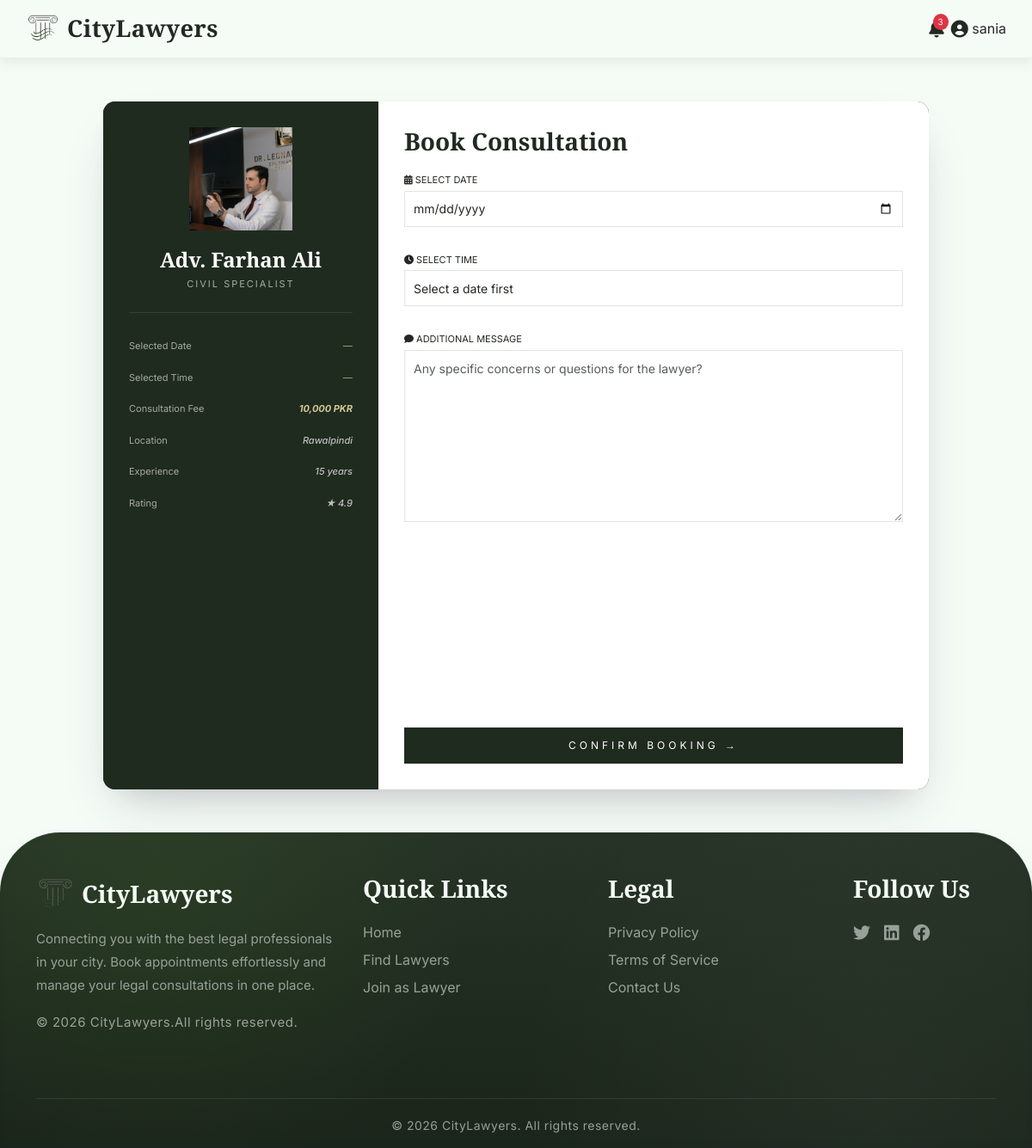
Screenshot of /customer/book-appointment.php?id=6 (signed in) with the database file from the repository.
### tables this page shows
CREATE TABLE `lawyers` (
  `id` int(11) NOT NULL,
  `name` varchar(100) NOT NULL,
  `email` varchar(100) NOT NULL,
  `password` varchar(255) NOT NULL,
  `phone` varchar(20) DEFAULT NULL,
  `address` text DEFAULT NULL,
  `city` varchar(50) DEFAULT NULL,
  `specialization` varchar(50) DEFAULT NULL,
  `gender` enum('male','female','other') DEFAULT 'male',
  `experience` int(3) DEFAULT NULL,
  `fees` decimal(10,2) DEFAULT NULL,
  `profile_pic` varchar(255) DEFAULT NULL,
  `bio` text DEFAULT NULL,
  `avg_rating` decimal(2,1) DEFAULT 0.0,
  `status` enum('pending','approved','rejected') DEFAULT 'pending',
  `created_at` timestamp NOT NULL DEFAULT current_timestamp(),
  `is_featured` tinyint(1) DEFAULT 0,
  `core_specialization` text DEFAULT NULL,
  `academic_credentials` text DEFAULT NULL
);

### customer/book-appointment.php (the view, shortened to what this page needs)
<?php
require_once '../includes/config.php';
$is_edit = false;
$appointment_data = null;
$lawyer_id = isset($_GET['id']) ? (int)$_GET['id'] : 0;
$lawyerStmt = $conn->prepare("SELECT * FROM lawyers WHERE id = ? AND status = 'approved'");
$lawyerStmt->execute([$lawyer_id]);
$lawyer = $lawyerStmt->fetch(PDO::FETCH_ASSOC);
$selected_date = '';
include '../includes/header.php';
?>
<link rel="stylesheet" href="<?php echo BASE_URL; ?>assets/css/book-appointment.css">
<div class="booking-container">
    <div class="booking-wrapper">
        <div class="luxury-panel">
            <div class="lawyer-avatar">
                <?php if (!empty($lawyer['profile_pic']) && file_exists("../uploads/lawyers/" . $lawyer['profile_pic'])): ?>
                    <img src="<?php echo BASE_URL; ?>uploads/lawyers/<?php echo htmlspecialchars($lawyer['profile_pic']); ?>" alt="Profile">
                <?php else: ?>
                    <i class="fas fa-user-advocate"></i>
                <?php endif; ?>
            </div>
            <div class="lawyer-name-panel">
                <h2><?php echo htmlspecialchars($lawyer['name']); ?></h2>
                <p><?php echo htmlspecialchars($lawyer['specialization']); ?> Specialist</p>
            </div>
            <div class="divider"></div>
            <div class="info-row">
                <span class="info-label">Selected Date</span>
                <span class="info-value" id="displayDate">
                    <?php echo $selected_date ? date('l, d M Y', strtotime($selected_date)) : '—'; ?>
                </span>
            </div>
            <div class="info-row">
                <span class="info-label">Selected Time</span>
                <span class="info-value" id="displayTime">
                    <?php echo ($is_edit && $appointment_data['appointment_time']) ? date('h:i A', strtotime($appointment_data['appointment_time'])) : '—'; ?>
                </span>
            </div>
            <div class="info-row">
                <span class="info-label">Consultation Fee</span>
                <span class="info-value fee-value"><?php echo number_format($lawyer['fees']); ?> PKR</span>
            </div>
            <div class="info-row">
                <span class="info-label">Location</span>
                <span class="info-value"><?php echo htmlspecialchars($lawyer['city']); ?></span>
            </div>
            <div class="info-row">
                <span class="info-label">Experience</span>
                <span class="info-value"><?php echo $lawyer['experience']; ?> years</span>
            </div>
            <div class="info-row">
                <span class="info-label">Rating</span>
                <span class="info-value">★ <?php echo $lawyer['avg_rating'] ?: 'New'; ?></span>
            </div>
        </div>
        <div class="form-panel">
            <h2 class="form-title"><?php echo $is_edit ? 'Reschedule Consultation' : 'Book Consultation'; ?></h2>
            <form method="POST">
                <div class="form-group">
                    <label><i class="fas fa-calendar-alt"></i> Select Date</label>
                    <input type="date" name="date" class="form-control" id="bookingDate" required
                           min="<?php echo date('Y-m-d'); ?>"
                           value="<?php echo htmlspecialchars($selected_date); ?>">
                </div>
                <div class="form-group">
                    <label><i class="fas fa-clock"></i> Select Time</label>
                    <select name="time" class="form-control" id="bookingTime" required>
                        <option value="">Select a date first</option>
                    </select>
                </div>
                <div class="form-group">
                    <label><i class="fas fa-comment"></i> Additional Message</label>
                    <textarea name="message" class="form-control" rows="4" placeholder="Any specific concerns or questions for the lawyer?"><?php echo $is_edit ? htmlspecialchars($appointment_data['booking_message']) : ''; ?></textarea>
                </div>
                <button type="submit" class="btn-book"><?php echo $is_edit ? 'UPDATE BOOKING →' : 'CONFIRM BOOKING →'; ?></button>
            </form>
        </div>
    </div>
</div>
<?php include '../includes/footer.php'; ?>

### assets/css/global.css (style rules this page uses)
:root { --primary-color: #1F2B1F; --accent-color: #2F5D3A; --sidebar-light: #445544; --secondary-color: #F5FBF5; --surface-color: #FFFFFF; --surface-alt: #F7F8F6; --charcoal-black: #171C17; --charcoal-light: #232A23; --text-dark: #232823; --text-gray: rgba(255,255,255,.75); --text-muted: #98A09A; --text-white: #FFFFFF; --muted-white: #E9ECE8; --icon-gray: #BFC6BF; --border-color: #E1E6E1; --border-light: #EFF2EF; --border-soft: 1px solid rgba(142,247,43,.18); --card-radius: 14px; --white: #FFFFFF; --success: #2F7D32; --warning: #9A6A14; --danger: #B23B3B; --info: #2E5C86; --status-pending-bg: #F7ECD1; --status-pending-text: #8C650F; --status-approved-bg: #DDECDC; --status-approved-text: #2F6A33; --status-rejected-bg: #F3DEDE; --status-rejected-text: #9A3737; --status-confirmed-bg: #DDECDC; --status-confirmed-text: #2F6A33; --status-completed-bg: #DFE9F5; --status-completed-text: #2E5C86; --status-cancelled-bg: #F3DEDE; --status-cancelled-text: #9A3737; --btn-primary-bg: var(--primary-color); --btn-primary-hover: #172117; --btn-accent-bg: var(--accent-color); --btn-accent-hover: #23482D; --btn-approve-bg: #2F7D32; --btn-reject-bg: #B23B3B; --btn-delete-bg: #232823; --btn-delete-text: #E1E6E1; --btn-text: #FFFFFF; --shadow-sm: 0 8px 20px rgba(0,0,0,.05); --shadow-md: 0 18px 35px rgba(0,0,0,.10); --shadow-lg: rgba(50,50,93,.18) 0 30px 60px -20px, rgba(0,0,0,.14) 0 18px 35px -18px, rgba(10,37,64,.10) 0 -2px 6px inset; --shadow-hover: 0 45px 80px rgba(0,0,0,.22), 0 18px 40px rgba(0,0,0,.12), 0 30px 55px rgba(0,0,0,.14); --shadow-green-strong: 0 20px 60px rgba(47, 93, 58, 0.30), 0 10px 30px rgba(31, 43, 31, 0.12), 0 0 80px rgba(47, 93, 58, 0.08); --transition-fast: .25s ease; --transition: .4s ease; --transition-slow: .55s cubic-bezier(.2,.8,.2,1); --gradient-overlay: radial-gradient( circle at center, rgba(38, 85, 38, 0) 0%, rgba(18,30,18,.70) 45%, rgba(6,8,6,.92) 100% ); --sidebar-gradient: linear-gradient( 180deg, var(--charcoal-black) 0%, #263326 35%, var(--primary-color) 75%, #314931 100% ); }
* { margin: 0; padding: 0; box-sizing: border-box; }
html { scroll-behavior: smooth; }
body { font-family: 'Inter', sans-serif; background: var(--secondary-color); color: var(--text-dark); overflow-x: hidden; }
h1, h2, h3, h4, h5, h6 { font-family: 'Cormorant Garamond', serif; font-weight: 600; }
img { max-width: 100%; display: block; }
input[type="text"], input[type="email"], input[type="password"], input[type="number"], input[type="search"], textarea { cursor: text; }

### assets/css/forms.css (style rules this page uses)
.form-control { border-radius: 0; border: 1px solid var(--border-color); background: var(--white); color: var(--text-dark); font-size: 14px; height: 42px; box-shadow: none !important; }

### rows the page displays
lawyers: profile_pic (picture), name "Adv. Farhan Ali", specialization "CIVIL", fees "10,000", city "Rawalpindi", experience "15", avg_rating "4.9"

### other values shown
SITE_NAME "CityLawyers"
$unread_count "3"
$user_name "sania"
